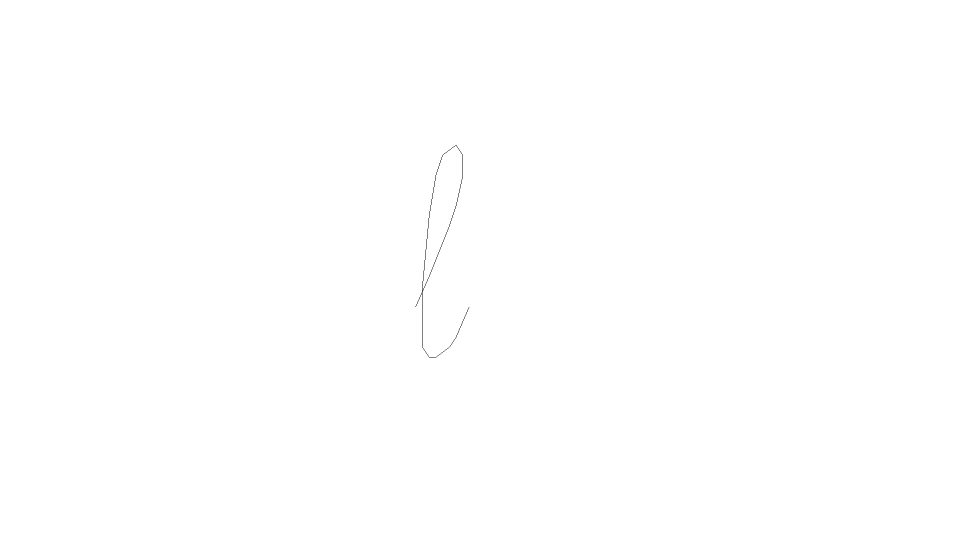
#> input picture BW_Letter.jpg, 1920 x 1080 px (shown at 1/2 size)
$ python main.py
#> lines starting #> are read from the running program, lines starting #| are printed output that depends on the picture; after the words box and inside, x2 and y2 are one past the last pixel; in counts of white or black regions, pixels touching at a corner belong together
from collections import deque
import numpy as np
import datetime
import cv2
import math


# Notes
#     Make image black and white
#     Make windows
#     Get input from mouse
#     On start begin comparing window 1 and 2 to mouse
#     Move to comparing window 2 and 3 when the distance to any point in window 2 is less than the distance to any point in window 1

############################################################ Global Variables ###############################################
white = [255,255,255]
black = [0,0,0]
nearBlack = [5,5,5]
dWinList = []
letter = cv2.imread('BW_Letter.jpg', 1)
#> letter is the input picture: shape (1080, 1920, 3); min 0, max 255, mean 254.9
pixDistFirst = []
pixDistSecond = []
minPixDist = {}
# grab the referenceto the webcam
camera = cv2.VideoCapture(0)
# define the lower and upper boundaries of the "green"
colorLower = (0, 120, 70)
colorUpper = (50, 255, 180)
winNum = 0
tLCorner = (643, 183)
bLCorner = (643, 825)
tRCorner = (1127, 183)
bRCorner = (1127, 825)

############################################################# Class Definitions #################################################

class Dwin(object):
    def __init__(self, idnum=0, ymin=0, ymax=0, xmin=0, xmax=0):
        self.idnum = idnum
        self.ymin = ymin
        self.ymax = ymax
        self.xmin = xmin
        self.xmax = xmax

############################################################# Functions ###########################################

def distance(x0, y0, x1, y1):
    return math.sqrt((x0 - x1)**2 + (y0 - y1)**2)

def getMinDistance (img, dWinNum, inputX, inputY):
    countFirst = 0
    countSecond = 0

    # for Dwin in dWinList:
    #     if Dwin.idnum == dWinNum:
    for x in range(dWinList[dWinNum].xmin, dWinList[dWinNum].xmax):
        for y in range(dWinList[dWinNum].ymin, dWinList[dWinNum].ymax, -1):
            if np.array_equal(img[y, x], black):
                countFirst += 1
                pixDistFirst.insert(countFirst, distance(x, y, inputX, inputY))

    #elif Dwin.idnum == (dWinNum+1):
    for x in range(dWinList[dWinNum+1].xmin, dWinList[dWinNum+1].xmax):
        for y in range(dWinList[dWinNum+1].ymin, dWinList[dWinNum+1].ymax, -1):
            if  np.array_equal(img[y, x],black):
                countSecond += 1
                pixDistSecond.insert(countSecond, distance(x, y, inputX, inputY))

    if countFirst != 0: minPixDist.update({dWinNum: min(pixDistFirst)})
    if countSecond != 0: minPixDist.update({dWinNum+1: min(pixDistSecond)})
    if countFirst != 0 or countSecond != 0:

        if minPixDist[dWinNum+1] < minPixDist[dWinNum]:
            print ("Window#= %s, Distance from Input to nearest letter pixel = %s"% (dWinNum+1, minPixDist[dWinNum+1]))
            pixDistFirst.clear()
            pixDistSecond.clear()
            return dWinNum+1, minPixDist[dWinNum+1]
        else:
            print ("Window#= %s, Distance from Input to nearest letter pixel = %s"% (dWinNum, minPixDist[dWinNum]))
            pixDistFirst.clear()
            pixDistSecond.clear()
            return dWinNum, minPixDist[dWinNum]

def init ():
    #make Distance windows
    dWinList.append(Dwin(0, 613, 583, 831, 843,))
    dWinList.append(Dwin(1, 583, 574, 845, 855,))
    dWinList.append(Dwin(2, 574, 544, 849, 864,))
    dWinList.append(Dwin(3, 544, 514, 859, 874,))
    dWinList.append(Dwin(4, 514, 484, 869, 890,))
    dWinList.append(Dwin(5, 484, 454, 879, 915,))
    dWinList.append(Dwin(6, 454, 424, 889, 920,))
    dWinList.append(Dwin(7, 424, 394, 899, 930,))
    dWinList.append(Dwin(8, 394, 364, 909, 930,))
    dWinList.append(Dwin(9, 364, 334, 909, 930,))
    dWinList.append(Dwin(10, 334, 304, 909, 930,))
    dWinList.append(Dwin(11, 304, 289, 909, 930,))
    dWinList.append(Dwin(12, 304, 289, 889, 909,))
    dWinList.append(Dwin(13, 334, 304, 875, 895,))
    dWinList.append(Dwin(14, 364, 334, 860, 885,))
    dWinList.append(Dwin(15, 394, 364, 850, 875,))
    dWinList.append(Dwin(16, 424, 394, 850, 870,))
    dWinList.append(Dwin(17, 454, 424, 850, 870,))
    dWinList.append(Dwin(18, 484, 454, 850, 870,))
    dWinList.append(Dwin(19, 504, 484, 845, 865,))
    dWinList.append(Dwin(20, 524, 504, 840, 860,))
    dWinList.append(Dwin(21, 544, 524, 840, 855,))
    dWinList.append(Dwin(22, 564, 544, 840, 850,))
    dWinList.append(Dwin(23, 567, 564, 843, 845,))
    dWinList.append(Dwin(25, 593, 567, 842, 845,))
    dWinList.append(Dwin(26, 623, 593, 841, 849,))
    dWinList.append(Dwin(27, 653, 623, 841, 849,))
    dWinList.append(Dwin(28, 683, 653, 841, 849,))
    dWinList.append(Dwin(29, 701, 683, 841, 850,))
    dWinList.append(Dwin(30, 708, 701, 848, 855,))
    dWinList.append(Dwin(31, 714, 708, 852, 859,))
    dWinList.append(Dwin(32, 716, 712, 859, 872,))
    dWinList.append(Dwin(33, 712, 702, 872, 885,))
    dWinList.append(Dwin(34, 702, 690, 885, 900,))
    dWinList.append(Dwin(35, 690, 665, 900, 920,))
    dWinList.append(Dwin(36, 665, 635, 910, 935,))
    dWinList.append(Dwin(36, 635, 605, 920, 945,))

    #Create square boarder around letter
    cv2.line(letter, tLCorner, bLCorner, 5)
#> letter: shape (1080, 1920, 3); 0.03% of pixels changed, all inside (x1, y1, x2, y2) = (643, 183, 644, 826)
    cv2.line(letter, tRCorner, tLCorner, 5)
#> letter: shape (1080, 1920, 3); mean B, G, R 254.8, 254.8, 254.8
    cv2.line(letter, tRCorner, bRCorner, 5)
#> letter: shape (1080, 1920, 3); mean B, G, R 254.7, 254.7, 254.7
    cv2.line(letter, bRCorner, bLCorner, 5)
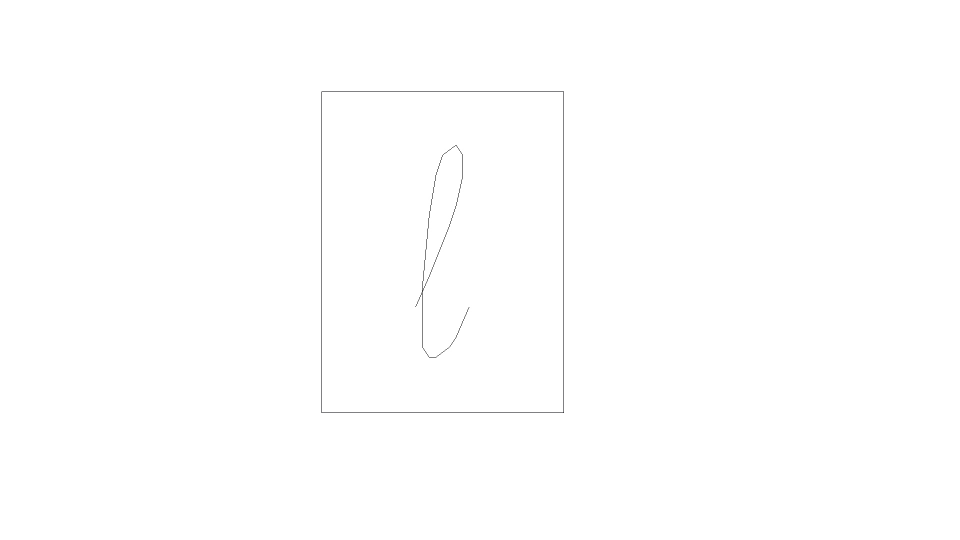
#> letter: shape (1080, 1920, 3) (shown at 1/2 size); mean B, G, R 254.6, 254.6, 254.6

init()
while True:

    # grab the current frame
    (grabbed, frame) = camera.read()
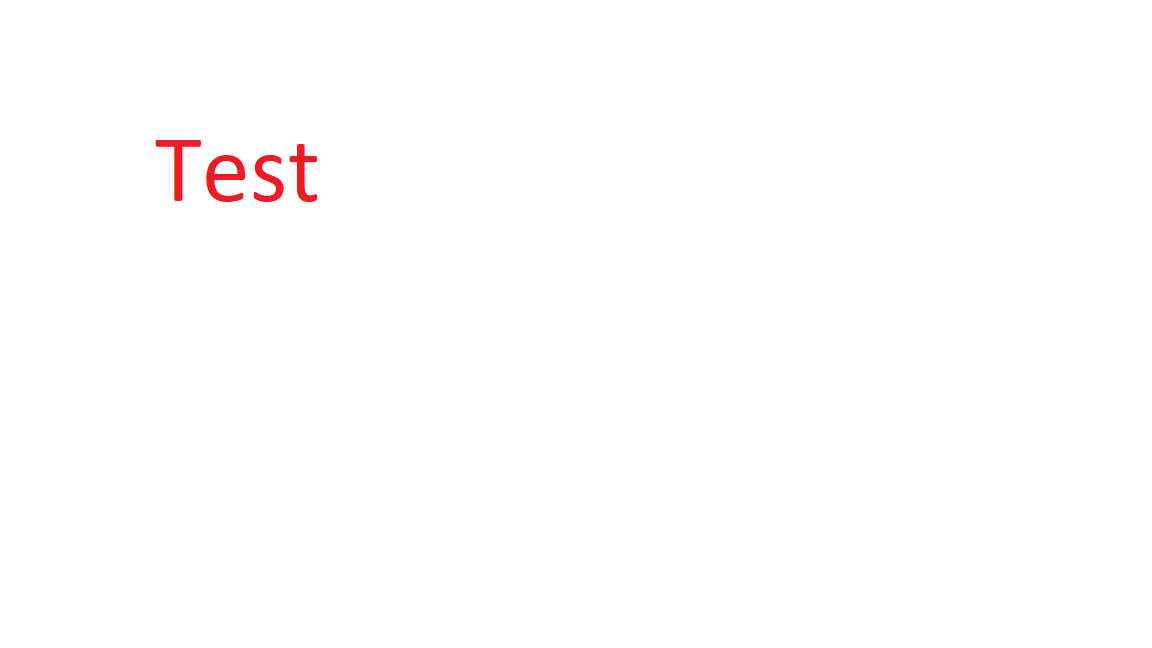
#> input picture Test.jpg, 1152 x 648 px, given in place of the camera
#> frame is the input picture: shape (648, 1152, 3); mean B, G, R 254.2, 254.1, 254.9
    frame = cv2.flip(frame, 1)

    # resize the frame, blur it, and convert it to the HSV color space
    blurred = cv2.GaussianBlur(frame, (11, 11), 0)
    hsv = cv2.cvtColor(frame, cv2.COLOR_BGR2HSV)
#> hsv: shape (648, 1152, 3); mean H, S, V 0.7, 0.9, 254.9

    # construct a mask for the color then perform
    # a series of dilations and erosions to remove any small
    # blobs left in the mask
    mask = cv2.inRange(hsv, colorLower, colorUpper)
#> mask: shape (648, 1152); every value is 0
    mask = cv2.erode(mask, None, iterations=2)
    mask = cv2.dilate(mask, None, iterations=2)

    # find contours in the mask and initialize the current
    # (x, y) center of the ball
    cnts = cv2.findContours(mask.copy(), cv2.RETR_EXTERNAL, cv2.CHAIN_APPROX_SIMPLE)[-2]
#> cnts = []
    center = None

    # only proceed if at least one contour was found
    if len(cnts) > 0:
        # find the largest contour in the mask, then use
        # centroid
        c = max(cnts, key=cv2.contourArea)
        ((x, y), radius) = cv2.minEnclosingCircle(c)
        M = cv2.moments(c)
        centerX = (int(M["m10"] / M["m00"]) + 645)
        centerY = (int(M["m01"] / M["m00"]) + 185)
        cv2.circle(letter, (centerX, centerY), 2, (0, 0, 255), -1)
        winNum, pixDistance = getMinDistance(letter, winNum, x, y)

    cv2.imshow("Learn to Write!", letter)
    key = cv2.waitKey(1) & 0xFF
#> (key q is pressed here)

    # if the q key is pressed, stop the loop
    if key == ord("q"):
        break

# if the q key is pressed, stop the loop
camera.release()
cv2.destroyAllWindows()
